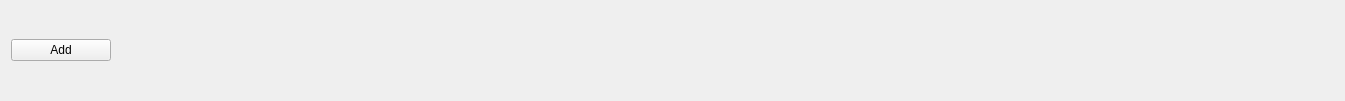
<?xml version="1.0" encoding="UTF-8"?>
<ui version="4.0">
 <class>PrimitiveCompoundControlledBaseFrame</class>
 <widget class="QFrame" name="PrimitiveCompoundControlledBaseFrame">
  <property name="geometry">
   <rect>
    <x>0</x>
    <y>0</y>
    <width>1345</width>
    <height>101</height>
   </rect>
  </property>
  <property name="windowTitle">
   <string>Frame</string>
  </property>
  <property name="toolTip">
   <string>Set the compound type for metadata block.</string>
  </property>
  <property name="frameShape">
   <enum>QFrame::NoFrame</enum>
  </property>
  <layout class="QVBoxLayout" name="verticalLayout">
   <item>
    <layout class="QVBoxLayout" name="mainVerticalLayout">
     <item>
      <widget class="QPushButton" name="addPushButton">
       <property name="sizePolicy">
        <sizepolicy hsizetype="Fixed" vsizetype="Fixed">
         <horstretch>0</horstretch>
         <verstretch>0</verstretch>
        </sizepolicy>
       </property>
       <property name="minimumSize">
        <size>
         <width>100</width>
         <height>0</height>
        </size>
       </property>
       <property name="toolTip">
        <string>Add a new compound entry to the list.</string>
       </property>
       <property name="text">
        <string>Add</string>
       </property>
      </widget>
     </item>
    </layout>
   </item>
  </layout>
 </widget>
 <resources/>
 <connections/>
</ui>
